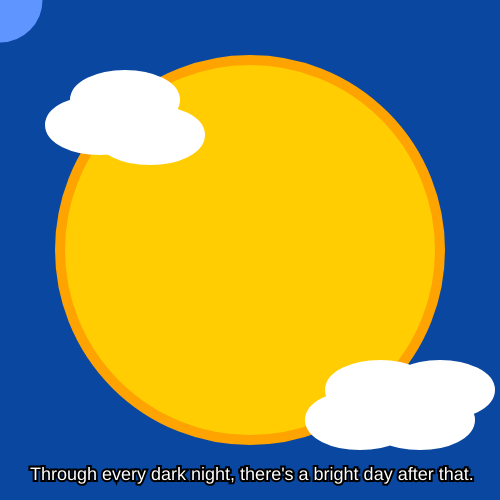
Frame 1 (no input)
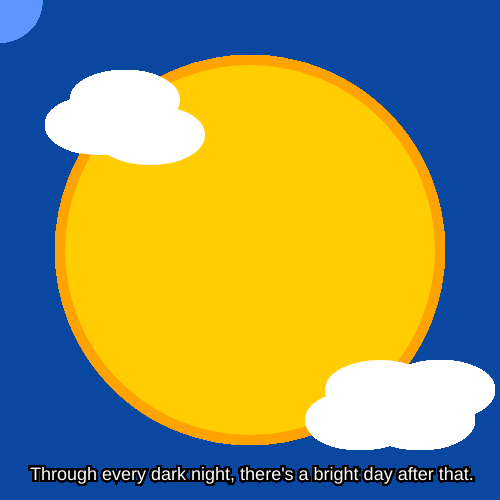
Frame 60 (no input)
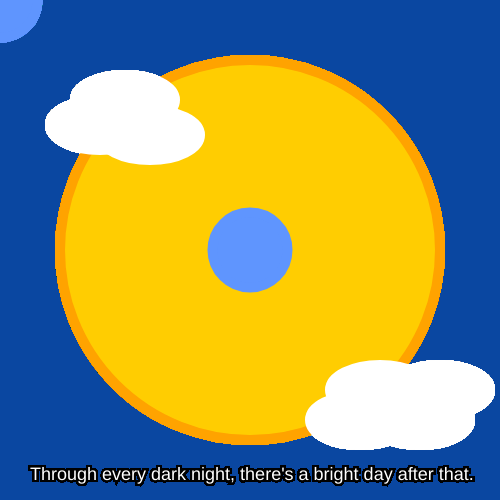
Frame 120 (the mouse pressed at the canvas centre since frame 60)

The p5.js sketch that drew these frames (run headless with seeded random() and noise() and a simulated clock; from frame 60 on, the mouse is pressed at the canvas centre):

// p5.js sketch
// ── sketch.js
function setup() {
  // put setup code here
  createCanvas(500,500);
  background('#0A47A1');
  

}

function draw() {

   // Draw the sun, a circle at location (250, 250) with a diameter of 380. 
  stroke('#FFA300');
  strokeWeight(10);
  fill('#FFCD01');
  circle(250, 250, 380);


  // Draw the top, left cloud
  stroke('#FFFFFF');
  fill('#FFFFFF');
  ellipse(120, 115, 100,50);
  ellipse(150, 135, 100,50);  
  ellipse(100, 125, 100,50);
  ellipse(125, 100, 100,50);

   // Draw the bottom, right cloud
  stroke('#FFFFFF');
  fill('#FFFFFF');
  ellipse(440, 390, 100,50);
  ellipse(420, 420, 100,50);
  ellipse(360, 420, 100,50);
  ellipse(380, 390, 100,50);


   // Mouse the day night into day
  stroke('#5F95FE');
  fill('#5F95FE');
  circle(mouseX, mouseY, 75);

    //text quote at bottom
  textSize(18)
  fill('#FFFFFF');
  stroke('black');
  strokeWeight(4);
  text("Through every dark night, there's a bright day after that.", 30, 480)

 
 
 

  


}
